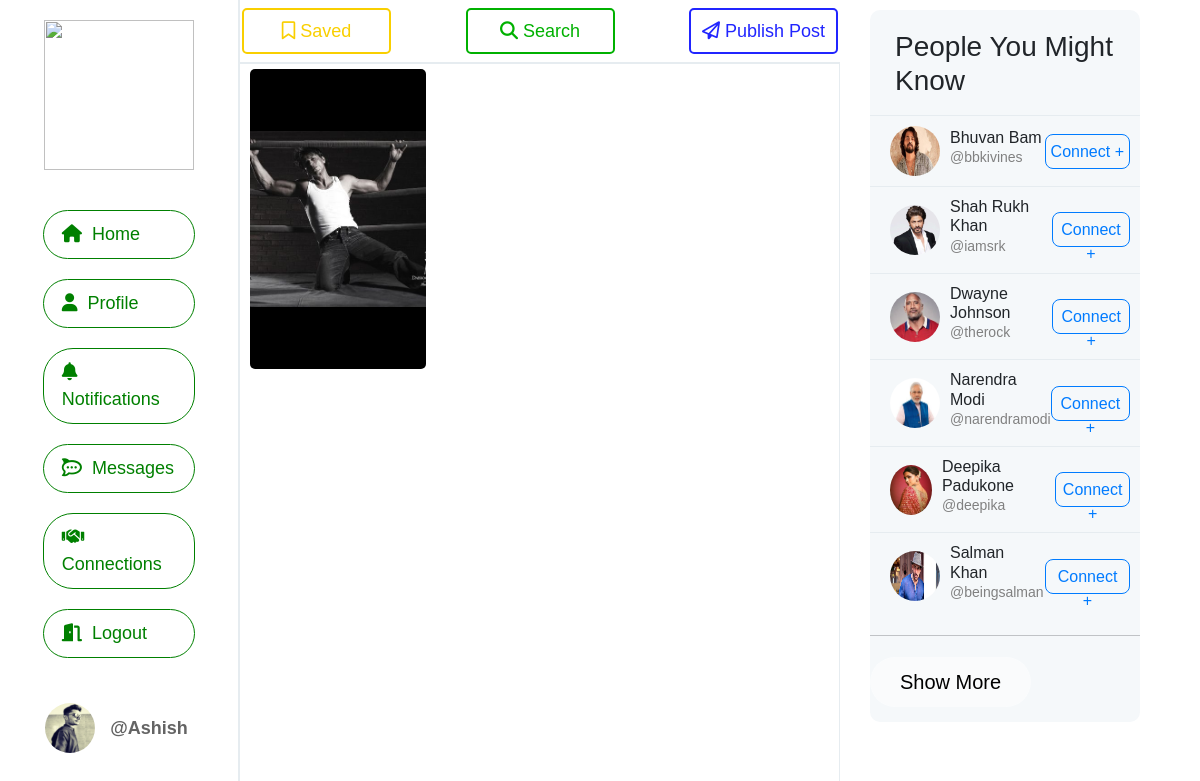
Page /saved (signed in) on the committed database.
### App/models.py (models this page shows, shortened)
class User(models.Model):
    firstname = models.CharField(max_length=100)
    lastname = models.CharField(max_length=100)
    username = models.CharField(max_length=100)
    date_joined = models.DateTimeField(default=timezone.now, null=True)
    bio = models.TextField(max_length=160, blank=True, null=True)
    useremail = models.EmailField()
    password = models.CharField(max_length=100)
    pimage = models.ImageField(upload_to='profiles/')
    backupimage = models.ImageField(upload_to='searches/', null=True)

class Posts(models.Model):
    user = models.ForeignKey(User, on_delete=models.CASCADE, related_name='posts')
    date_created = models.DateTimeField(default=timezone.now)
    content = models.TextField(max_length=500, blank=True)
    likers = models.ManyToManyField(User, blank=True, related_name='likes')
    savers = models.ManyToManyField(User,blank=True , related_name='saved')
    comment_count = models.IntegerField(default=0)

class PostMedia(models.Model):
    post = models.ForeignKey(Posts,blank=True, on_delete=models.CASCADE , related_name="media_post")
    media = models.FileField(upload_to='posts/')
    @property
    def is_video(self):
        return self.media.name.endswith(('.mp4', '.mov', '.avi', '.mkv'))

### App/views.py (the view)
# urls.py: path('saved',views.saved,name='saved'),
def saved(request):
    try:
        uid = request.session['logid']
    except:
        return redirect('login')
    try:
        Authenticated = User.objects.get(id=uid)
    except:
        Authenticated = None
    if Authenticated is not None:
        all_posts = Posts.objects.filter(savers=Authenticated).order_by('-date_created')
        notification = Notification.objects.get(user=Authenticated)
        followings = Follower.objects.filter(followers=Authenticated).values_list('user', flat=True)
        suggestions = User.objects.exclude(pk__in=followings).exclude(username=Authenticated.username).order_by("?")[:6]
        context = {
            'user' : Authenticated,
            'notification' : notification,
            'posts' : all_posts,
            'suggestions' : suggestions
        }
        return render(request, 'saved.html', context)
    else:
        return redirect('login')

### App/templates/saved.html (shortened to what this page needs)
<!DOCTYPE html>
<html lang="en">
{% load static %}
<head>
    <link rel="stylesheet" href="{% static 'css/style.css' %}">
    <link rel="stylesheet" href="https://cdnjs.cloudflare.com/ajax/libs/slick-carousel/1.8.1/slick.css"/>
    <link rel="stylesheet" href="https://cdnjs.cloudflare.com/ajax/libs/font-awesome/6.6.0/css/all.min.css"
 />
        <link rel="stylesheet" href="https://cdn.jsdelivr.net/npm/sweetalert2@11/dist/sweetalert2.min.css">
        <link href="https://cdn.jsdelivr.net/npm/bootstrap@5.0.2/dist/css/bootstrap.min.css" rel="stylesheet">
</head>
<body>
    <div class="grid-container">
        <header>
            <button class="save" onclick="window.location.href='saved';"><i class="fa-regular fa-bookmark" ></i> Saved</button>
            <button class="search" onclick="window.location.href='/search';"><i class="fa-solid fa-magnifying-glass"></i> Search</button>
            <button type="button" class="publish" data-bs-toggle="modal" data-bs-target="#exampleModal">
            <i class="fa-regular fa-paper-plane" ></i> Publish Post</button>
        </header>
  <div class="side">
    <div class="logo">
        <img src="{% static 'images/connection2.png' %}" alt="">
    </div>
    <div class="navigation">
        <a href="/index"><i class="fa-solid fa-house"></i>Home</a>
        <a href="/profile/{{user.username}}"><i class="fa-solid fa-user"></i>Profile</a>
        <a href="/notification"><i class="fa-solid fa-bell"></i>Notifications
        </a>
        <a href="messaging"><i class="fa-brands fa-rocketchat"></i>Messages</a>
        <a href="/connections"><i class="fa-solid fa-handshake"></i>Connections</a>
        <a href="/logout"><i class="fa-solid fa-door-open"></i>Logout</a>
    </div>
    <div class="log-user">
        <img src="/media/{{user.pimage}}" alt="Profile Image">
        <a href="/profile/{{user.username}}">@{{ user.username}}</a>
    </div>
</div>
  <div class="posts">
    <div class="profile-page">
        <div class="all-posts">
            {% for post in posts %}
            {% with media_files=post.media_post.all %}
            <div class="user-posts">
                <div data-bs-toggle="modal" data-bs-target="#postModal{{post.id}}">
                {% if media_files.first.is_video %}
                <video autoplay muted>
                    <source src="{{ media_files.first.media.url }}" type="video/mp4">
                        Your browser does not support the video tag.
                    </video>
                    <div class="modal fade" id="postModal{{post.id}}" tabindex="-1" aria-labelledby="posModalLabel" aria-hidden="true">
                        <div class="modal-dialog">
                          <div class="modal-content">
                            <div class="modal-header">
                              <h5 class="modal-title" id="postModalLabel">{{post.content | linebreaksbr}}</h5>
                              <button type="button" class="btn-close" data-bs-dismiss="modal" aria-label="Close"></button>
                            </div>
                            <div class="modal-body">
                                <video autoplay controls muted>
                                <source src="{{ media_files.first.media.url }}" type="video/mp4">
                                    Your browser does not support the video tag.
                                </video>
                            </div>
                          </div>
                        </div>
                      </div>
                {% else %}
                <img src="{{ media_files.first.media.url}}" alt="Post">
                {% endif %}
                </div>
            </div>
            {% endwith %}
            {% endfor %}
        </div>
    </div>
</div>
<div class="suggest">
    <h3 style="padding:10px 25px;">People You Might Know</h3>
    {% for suggest in suggestions %}
    <div class="users">
        <div class="suggest-media">
        <img src="/media/{{suggest.pimage}}" alt="{{ suggest.username }}" onclick="window.location.href='/profile/{{suggest.username}}'">
        <h5 onclick="window.location.href='/profile/{{suggest.username}}'">{{ suggest.firstname }} {{suggest.lastname}}<br/>
            <span>@{{ suggest.username }}</span>
        </h5>
        </div>
        <button  onclick="follow_user(this,'{{suggest.username}}','suggest')"; data-username={{suggest.username}}>Connect + </button>
    </div>
    {% endfor %}
    <hr>
    <button class="more">
        Show More
    </button>
</div>
</div>
</body>
</html>

### App/static/css/style.css (style rules this page uses)
* { margin: 0; padding: 0; box-sizing: border-box; font-family: 'Gill Sans', 'Gill Sans MT', Calibri, 'Trebuchet MS', sans-serif; }
body { background-color: white; }
.grid-container { position: relative; display: grid; grid-template-columns: 20vw 50vw 30vw; grid-template-rows:8vh 92vh; grid-template-areas: 'side head suggest' 'side posts suggest '; }
header { grid-area: head; display: flex; padding: 8px 2px; display: flex; justify-content: space-between; border-bottom: 2px solid #e6ecf0; }
.search, .save, .publish { width: 25%; border-radius: 5px; border:2px solid black; background-color: white; font-size: 18px; transition: all 0.2s; }
.search { color: rgb(0, 177, 0); border-color: rgb(0, 177, 0); }
.save { color: rgb(249, 207, 0); border-color: rgb(249, 207, 0); }
.publish { color:rgb(33, 37, 255); border-color: rgb(33, 37, 255); }
.side { grid-area: side; background-color: transparent; border-right: 2px solid #e6ecf0; }
.logo { text-align: center; margin: 20px 0; }
.side .logo img { height: 150px; width: 150px; }
.navigation { margin: 10px 0; padding: 10px; display: flex; flex-direction: column; align-items: center; }
.posts { grid-area: posts; display: flex; flex-direction: column; overflow-y: auto; border-right: 1px solid #e6ecf0; }
.suggest { grid-area: suggest; margin: 10px 60px 0 30px; padding: 10px 0px; background-color: #f5f8fa; border-radius: 10px; height: max-content; }
.suggest .users h5 { font-size: 16px; }
.suggest .users h5 span { color: grey; font-size: 14px; cursor: pointer; }
.suggest .users button { font-size: 16px; padding: 5px ; height: 35px; color: rgb(0, 123, 255); border:1px solid rgb(0, 123, 255); background-color: transparent; cursor: pointer; border-radius: 8px; transition: all .2s; }
.suggest .more { font-size: 20px; margin: 5px auto; border: none; background-color: rgba(255,255,255,0.5); padding: 10px 30px; border-radius: 30px; cursor: pointer; }
.profile-page { width: 98%; display: flex; flex-direction: column; }
.all-posts { display: flex; flex-wrap: wrap; }

### rows in the picture
User: pimage (picture), username "Ashish"
Posts: media_post.all.first.media (picture)
User: pimage (picture), firstname "Bhuvan", lastname "Bam", username "bbkivines"
User: pimage (picture), firstname "Shah Rukh", lastname "Khan", username "iamsrk"
User: pimage (picture), firstname "Dwayne", lastname "Johnson", username "therock"
User: pimage (picture), firstname "Narendra", lastname "Modi", username "narendramodi"
User: pimage (picture), firstname "Deepika", lastname "Padukone", username "deepika"
User: pimage (picture), firstname "Salman", lastname "Khan", username "beingsalman"
